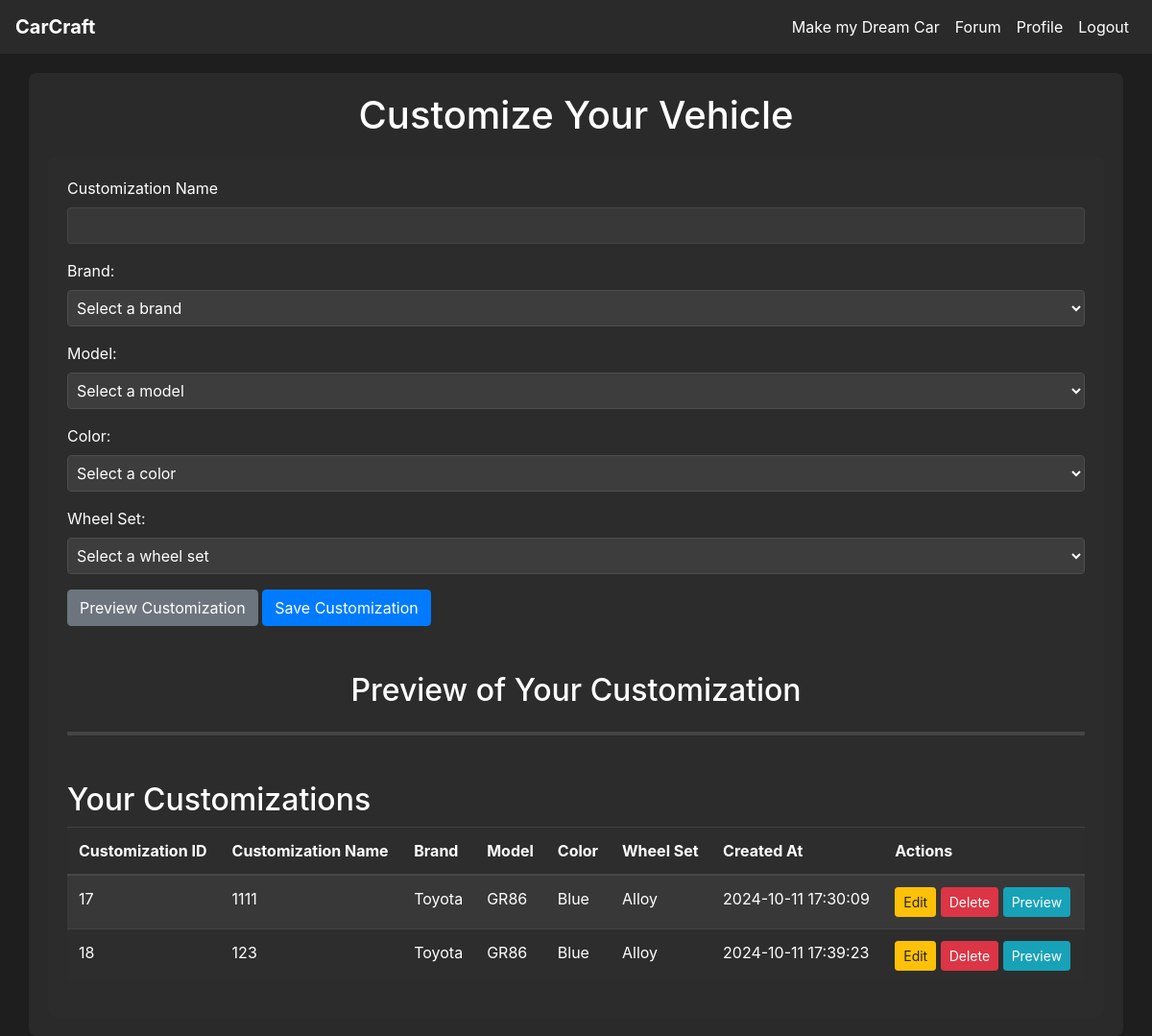
The page /customize (signed in) on the database as committed earlier.
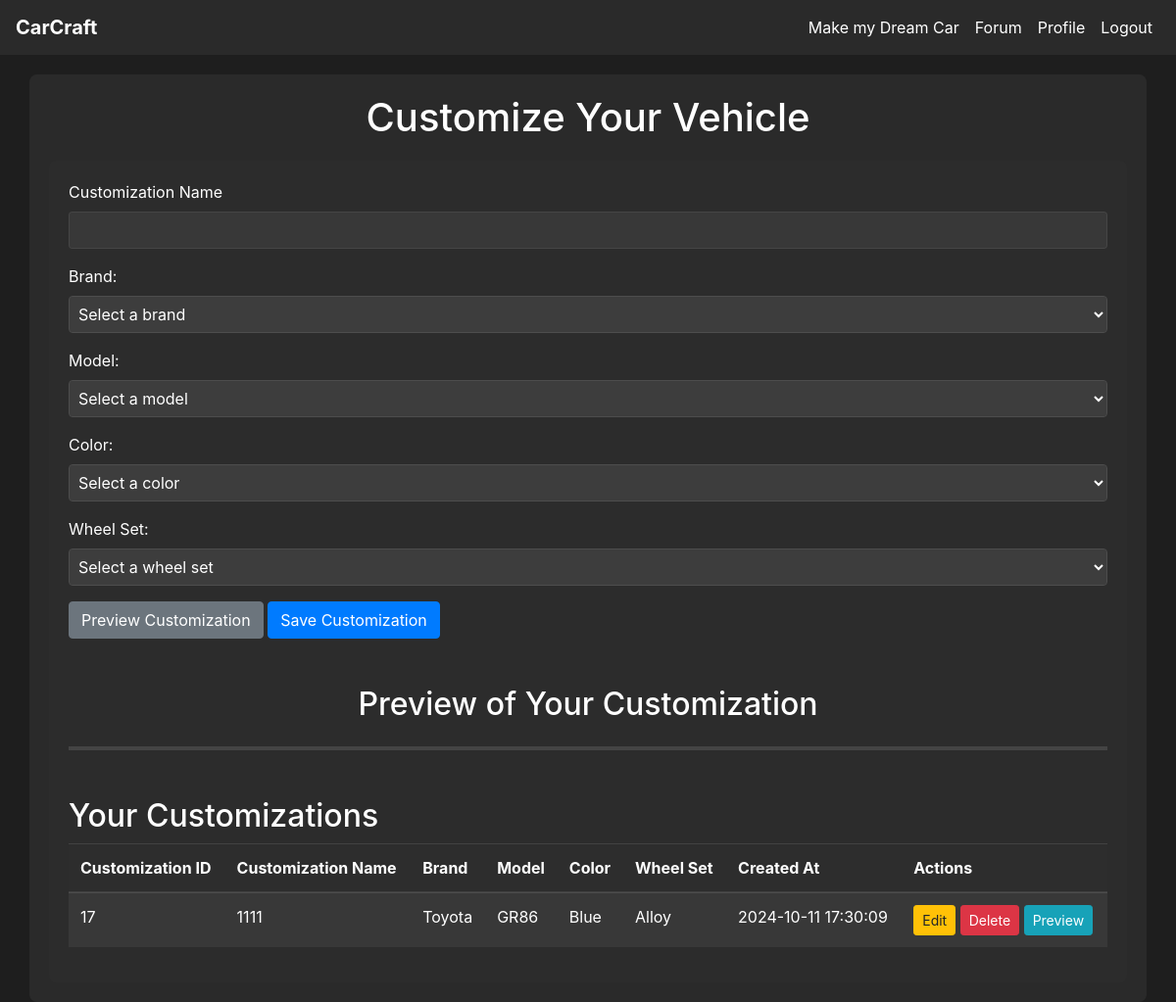
The same page on the database as committed later.
### tables this page shows
CREATE TABLE customization (
    customization_id INTEGER PRIMARY KEY AUTOINCREMENT,
    customization_name VARCHAR(100) NOT NULL,
    user_id INTEGER NOT NULL,
    model_id INTEGER NOT NULL,
    color_id INTEGER NOT NULL,
    wheel_id INTEGER NOT NULL,
    created_at DATETIME DEFAULT CURRENT_TIMESTAMP,
    FOREIGN KEY (user_id) REFERENCES user(user_id),
    FOREIGN KEY (model_id) REFERENCES model(model_id),
    FOREIGN KEY (color_id) REFERENCES color(color_id),
    FOREIGN KEY (wheel_id) REFERENCES wheel_set(wheel_id)
);

CREATE TABLE brand (
    brand_id INTEGER PRIMARY KEY AUTOINCREMENT,
    name VARCHAR(20)
);

CREATE TABLE model (
    model_id INTEGER PRIMARY KEY AUTOINCREMENT,
    brand_id INTEGER NOT NULL,
    type_id INTEGER NOT NULL,
    name VARCHAR(100) NOT NULL,
    FOREIGN KEY (brand_id) REFERENCES brand(brand_id),
    FOREIGN KEY (type_id) REFERENCES vehicle_type(type_id)
);

CREATE TABLE color (
    color_id INTEGER PRIMARY KEY AUTOINCREMENT,
    name VARCHAR(50)
);

CREATE TABLE wheel_set (
    wheel_id INTEGER PRIMARY KEY AUTOINCREMENT,
    name VARCHAR(100),
    description TEXT
);

### app.py (the view, shortened to what this page needs)
@app.route('/customize', methods=['GET', 'POST'])
@login_required
def customize():
    db = get_db_connection()
    brands = db.execute('SELECT brand_id, name FROM brand').fetchall()
    colors = db.execute('SELECT color_id, name FROM color').fetchall()
    wheels = db.execute('SELECT wheel_id, name FROM wheel_set').fetchall()
    models = []
    if brands:
        default_brand_id = brands[0]['brand_id']
        models = db.execute('SELECT model_id, name FROM model WHERE brand_id = ?', (default_brand_id,)).fetchall()
    customizations = db.execute('''
        SELECT customization.customization_id, customization.customization_name,
               brand.name AS brand_name, model.name AS model_name,
               color.name AS color_name, wheel_set.name AS wheel_name,
               customization.created_at
        FROM customization
        JOIN model ON customization.model_id = model.model_id
        JOIN brand ON model.brand_id = brand.brand_id
        JOIN color ON customization.color_id = color.color_id
        JOIN wheel_set ON customization.wheel_id = wheel_set.wheel_id
        WHERE customization.user_id = ?
    ''', (current_user.id,)).fetchall()
    return render_template('customize.html', brands=brands, colors=colors,
                           wheels=wheels, models=models, customizations=customizations)

### app.py (called while the page is built)
def get_db_connection():
    conn = sqlite3.connect(DATABASE)
    conn.row_factory = sqlite3.Row  # This enables column access by name: row['column_name']
    return conn

@login_manager.user_loader
def load_user(user_id):
    return User.get(user_id)

    @staticmethod
    def get(user_id):
        conn = get_db_connection()
        user_data = conn.execute('SELECT * FROM user WHERE user_id = ?', (user_id,)).fetchone()
        conn.close()
        if user_data:
            return User(
                user_id=user_data['user_id'],
                username=user_data['username'],
                email=user_data['email'],
                password_hash=user_data['password_hash'],
                admin=bool(user_data['admin'])
            )
        return None

### templates/customize.html (shortened to what this page needs)
{% extends 'base.html' %}
{% block content %}
<h1 class="text-center">Customize Your Vehicle</h1>
<div class="container">
    <form id="customization-form" method="POST" action="{{ url_for('customize') }}" class="mb-5">
        <div class="form-group">
            <label for="customization_name">Customization Name</label>
            <input type="text" id="customization_name" name="customization_name" class="form-control" value="{{ customization.customization_name if customization else '' }}" required>
        </div>
        <div class="form-group">
            <label for="brand_id">Brand:</label>
            <select name="brand_id" id="brand_id" class="form-control" required>
                <option value="" disabled selected>Select a brand</option>
            </select>
        </div>
        <div class="form-group">
            <label for="model_id">Model:</label>
            <select name="model_id" id="model_id" class="form-control" required>
                <option value="" disabled selected>Select a model</option>
            </select>
        </div>
        <div class="form-group">
            <label for="color_id">Color:</label>
            <select name="color_id" id="color_id" class="form-control">
                <option value="" disabled selected>Select a color</option>
            </select>
        </div>
        <div class="form-group">
            <label for="wheel_id">Wheel Set:</label>
            <select name="wheel_id" id="wheel_id" class="form-control">
                <option value="" disabled selected>Select a wheel set</option>
            </select>
        </div>
        <button type="button" id="preview-button" class="btn btn-secondary">Preview Customization</button>
        <button type="submit" class="btn btn-primary">Save Customization</button>
    </form>
    <h2 id="preview-of-your-customization" class="text-center mb-4">Preview of Your Customization</h2>
    <div id="car-viewer" class="mb-5"></div>
    <h2>Your Customizations</h2>
    <table class="table table-striped">
        <thead>
            <tr>
                <th>Customization ID</th>
                <th>Customization Name</th>
                <th>Brand</th>
                <th>Model</th>
                <th>Color</th>
                <th>Wheel Set</th>
                <th>Created At</th>
                <th>Actions</th>
            </tr>
        </thead>
        <tbody>
            {% for customization in customizations %}
                <tr>
                    <td>{{ customization.customization_id }}</td>
                    <td>{{ customization.customization_name }}</td>
                    <td>{{ customization.brand_name }}</td>
                    <td>{{ customization.model_name }}</td>
                    <td>{{ customization.color_name }}</td>
                    <td>{{ customization.wheel_name }}</td>
                    <td>{{ customization.created_at }}</td>
                    <td>
                        <a href="{{ url_for('edit_customization', customization_id=customization.customization_id) }}" class="btn btn-warning btn-sm">Edit</a>
                        <form method="POST" action="{{ url_for('customize') }}" style="display:inline;">
                            <button type="submit" class="btn btn-danger btn-sm" onclick="return confirm('Are you sure you want to delete this customization?');">Delete</button>
                        </form>
                        <button type="button" class="btn btn-info btn-sm preview-saved" data-brand="{{ customization.brand_name }}" data-model="{{ customization.model_name }}" data-color="{{ customization.color_name }}" data-wheel="{{ customization.wheel_name }}">Preview</button>
                    </td>
                </tr>
            {% endfor %}
        </tbody>
    </table>
</div>
{% endblock %}

Rows that differ between the two databases and show on the page:
removed customization: customization_id "18", customization_name "123", brand_name "Toyota", model_name "GR86", color_name "Blue", wheel_name "Alloy", created_at "2024-10-11 17:39:23"
